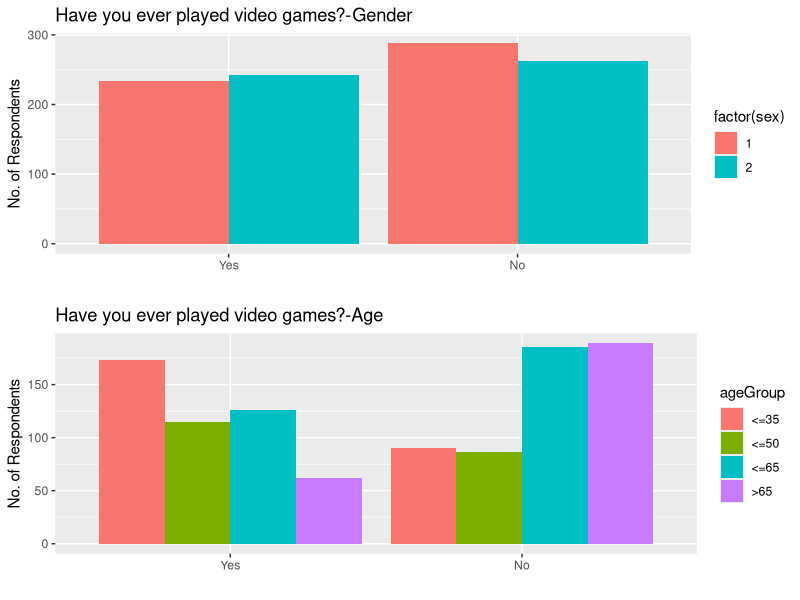
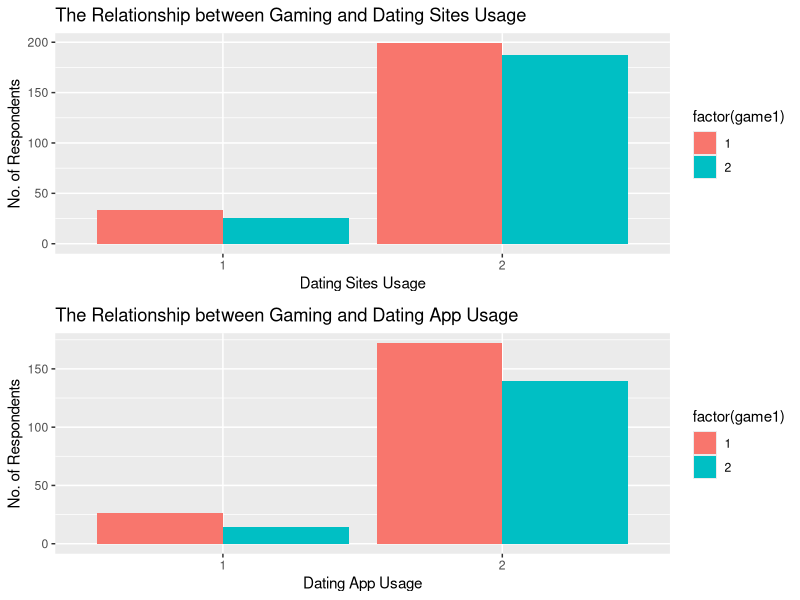
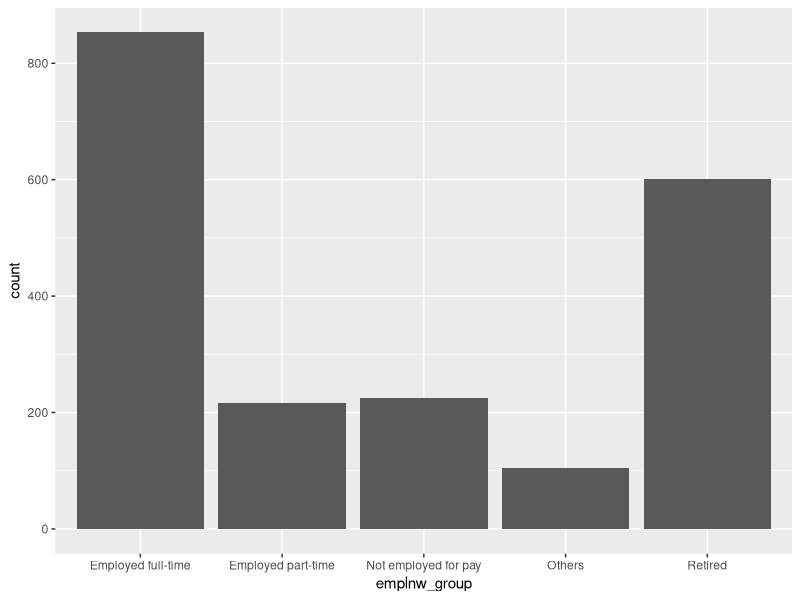
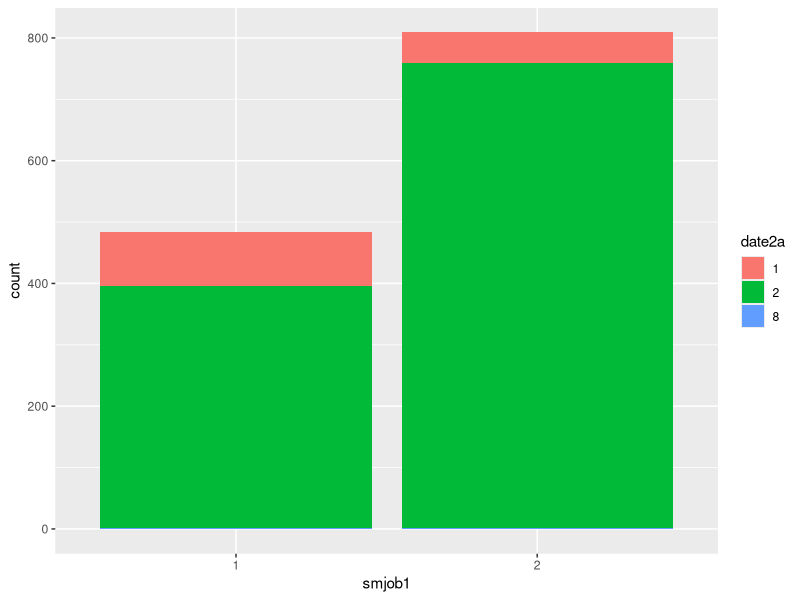
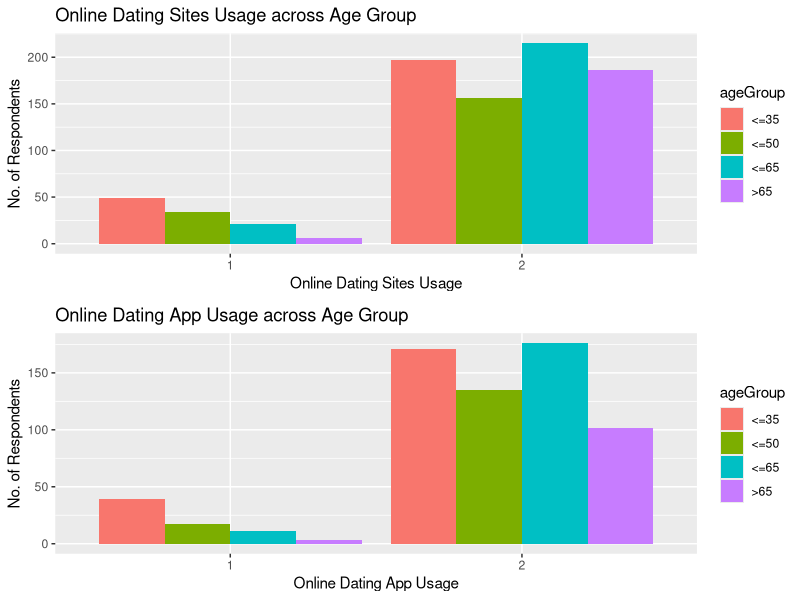
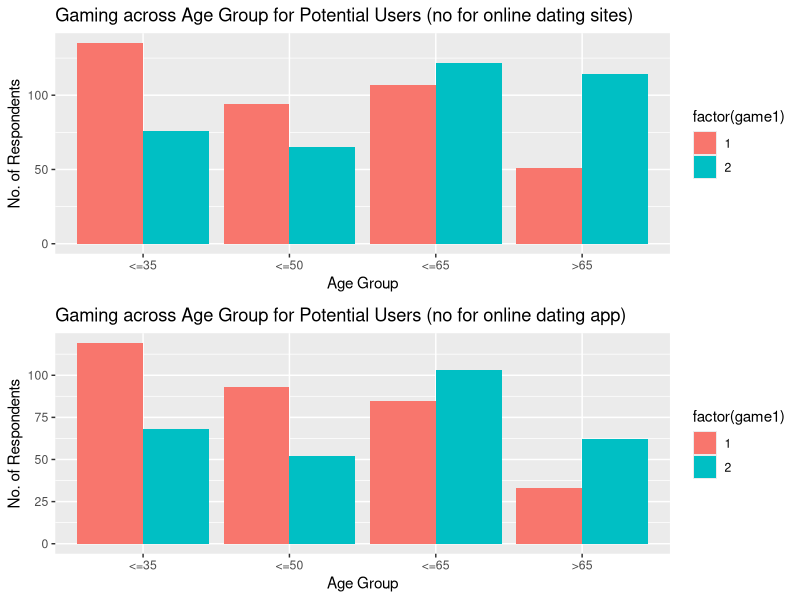

The R source for these figures, in order:
## ---- chunk 1
library(ggplot2)
library(reshape2)
library(grid)
library(scales)
library(sqldf)
library(rms)
library(pscl)
library(gridExtra)
library(dplyr)
## ---- chunk 2
cupid_data<-read.csv ("./Dataset/June 10-July 12, 2015 - Gaming, Jobs and Broadband - CSV.csv")
# dimension (row*col)
# how many questions in each section
# how the dataset was collected (date and which research house)

## ---- chunk 3
table(cupid_data$emplnw)
# The following factors (1,2,3,4) represent 1896/2001 respondents. They are retained while factors (5,6,7,8,98,99) will be recategorised as others. a

cupid_data$emplnw_group <-""
for (i in 1:(nrow(cupid_data))){
  if(cupid_data[i,"emplnw"] == "1") cupid_data[i,"emplnw_group"] <- "Employed full-time"
  if(cupid_data[i,"emplnw"] == "2") cupid_data[i,"emplnw_group"] <- "Employed part-time"
  if(cupid_data[i,"emplnw"] == "3") cupid_data[i,"emplnw_group"] <- "Retired"
  if(cupid_data[i,"emplnw"] == "4") cupid_data[i,"emplnw_group"] <- "Not employed for pay"
  if(cupid_data[i,"emplnw"] == "5") cupid_data[i,"emplnw_group"] <- "Others" 
  if(cupid_data[i,"emplnw"] == "6") cupid_data[i,"emplnw_group"] <- "Others"
  if(cupid_data[i,"emplnw"] == "7") cupid_data[i,"emplnw_group"] <- "Others"
  if(cupid_data[i,"emplnw"] == "8") cupid_data[i,"emplnw_group"] <- "Others"
  if(cupid_data[i,"emplnw"] == "98") cupid_data[i,"emplnw_group"] <- "Others"
  if(cupid_data[i,"emplnw"] == "99") cupid_data[i,"emplnw_group"] <- "Others"
  }

table(cupid_data$emplnw_group)
## ---- chunk 4
table(cupid_data$emptype1)
# The following factors (1,2,3,4,5) represent 963/1100 respondents for the question. Factor 4 & 5 will be re-categorised as Public Sector. The factors (6,7,8,98) will be recategorised as others. 

cupid_data$emptype1_group <-""

for (i in 1:(nrow(cupid_data))){
  ifelse(cupid_data[i,"emptype1"] == 1, cupid_data[i, "emptype1_group"] <- "A large corporation",
  ifelse(cupid_data[i,"emptype1"] == 2, cupid_data[i,"emptype1_group"] <- "A medium-size company", 
  ifelse(cupid_data[i,"emptype1"] == 3, cupid_data[i,"emptype1_group"] <- "A small business", 
  ifelse(cupid_data[i,"emptype1"] == 4, cupid_data[i,"emptype1_group"] <- "Public Sector", 
  ifelse(cupid_data[i,"emptype1"] == 5, cupid_data[i,"emptype1_group"] <- "Public Sector",
  ifelse(cupid_data[i,"emptype1"] == 6, cupid_data[i,"emptype1_group"] <- "Others",
  ifelse(cupid_data[i,"emptype1"] == 7, cupid_data[i,"emptype1_group"] <- "Others",
  ifelse(cupid_data[i,"emptype1"] == 8, cupid_data[i,"emptype1_group"] <- "Others",
  ifelse(cupid_data[i,"emptype1"] == 98, cupid_data[i,"emptype1_group"] <- "Others",
  ifelse(cupid_data[i,"emptype1"] == 99, cupid_data[i,"emptype1_group"] <- "Others",
  cupid_data[i,"emptype1_group"] <- "No data"))))))))))
  }

table(cupid_data$emptype1_group)

## ---- chunk 5
table(cupid_data$inc)
# The team created 4 categories of income level for this analysis.For a sample size of 2001, there are 1696 who revealed their salary. The income is then segregated into 4 main groups as follows.
# Bottom one-third(524 pax) - Between 0 - 30000
# Middle one-third(604) - Between 30000 - 75000
# Upper one-third(405) - Between 75000 - 150000
# Ultra-rich(163) - Above 150000
# Refused/Don't Know(305) 

cupid_data$inc_group <-""
  
for (i in 1:(nrow(cupid_data))){
  if(cupid_data[i,"inc"] == "1") cupid_data[i,"inc_group"] <- "Low-income" 
  if(cupid_data[i,"inc"] == "2") cupid_data[i,"inc_group"] <- "Low-income"
  if(cupid_data[i,"inc"] == "3") cupid_data[i,"inc_group"] <- "Low-income"
  if(cupid_data[i,"inc"] == "4") cupid_data[i,"inc_group"] <- "Middle-income"
  if(cupid_data[i,"inc"] == "5") cupid_data[i,"inc_group"] <- "Middle-income"
  if(cupid_data[i,"inc"] == "6") cupid_data[i,"inc_group"] <- "Middle-income"
  if(cupid_data[i,"inc"] == "7") cupid_data[i,"inc_group"] <- "Upper-income"
  if(cupid_data[i,"inc"] == "8") cupid_data[i,"inc_group"] <- "Upper-income"
  if(cupid_data[i,"inc"] == "9") cupid_data[i,"inc_group"] <- "Ultra-rich"
  if(cupid_data[i,"inc"] == "98") cupid_data[i,"inc_group"] <- "Refused/Rejected"
  if(cupid_data[i,"inc"] == "99") cupid_data[i,"inc_group"] <- "Refused/Rejected"  
}

table(cupid_data$inc_group)

## ---- chunk 6
## your code here
## ---- chunk 7
## your code here
## ---- chunk 8
## your code here
## ---- chunk 9
## your code here
## Find our target users (potential users who are not against online dating but haven't use it before)
## ---- chunk 10
## your code here
## the relationship between people's preference or habits of cellphone and Internet in daily life and online dating preference
## According to the characteristic of potential users, make our marketing strategy ( where to advertise: social media, online shopping website...) 
## ---- chunk 11
## your code here -chewei and mei

## ---- chunk 12
#Yerik
game1 <- cupid_data[cupid_data["game1"] == c(1,2),]
#summary(game1)

#Gender
p1 <- ggplot(data = game1)+geom_bar(aes(x=factor(game1,levels=c(1,2),labels=c("Yes","No")),fill=factor(sex)),position="dodge",stat="count")+labs(x="", y="No. of Respondents", title="Have you ever played video games?-Gender")

#Age
for (i in 1:nrow(game1)) {
  if (game1[i,"age"]<= 35) game1[i,"ageGroup"] <- "<=35"
  if (game1[i,"age"] > 35 & game1[i,"age"] <= 50) game1[i,"ageGroup"] <- "<=50"
  if (game1[i,"age"] > 50 & game1[i,"age"] <= 65) game1[i,"ageGroup"] <- "<=65"
  if (game1[i,"age"] > 65) game1[i,"ageGroup"] <- ">65"
}
p2 <- ggplot(data = game1)+geom_bar(aes(x=factor(game1,levels=c(1,2),labels=c("Yes","No")),fill=ageGroup),position="dodge",stat="count")+labs(x="", y="No. of Respondents", title="Have you ever played video games?-Age")
grid.arrange(p1,p2)
## ---- chunk 13
#Yerik
#Proportion test (H0: There is no gender difference in the distribution of playing or not playing game in population)
game1_test <- game1[game1[,"game1"]==c(1,2),c("sex","game1")]
#summary(game1_test)
chisq.test(table(game1_test))
## ---- chunk 14
#There is no gender difference among gaming people
#No need to analyse game3
game1_test <- game1[game1[,"game1"]==c(1,2),c("ageGroup","game1")]
#summary(game1_test)
chisq.test(table(game1_test))
#There is age difference among gaming people
## ---- chunk 15
#Yerik
#game1=1,date
date1a.game1 <- game1[game1["date1a"]==c(1,2),c("date1a","game1")]
date1a.game1 <- na.omit(date1a.game1)
date2a.game1 <- game1[game1["date2a"]==c(1,2),c("date2a","game1")]
date2a.game1 <- na.omit(date2a.game1)
#summary(date2a.game1)
p1 <- ggplot(data=date1a.game1)+geom_bar(aes(x=factor(date1a),fill=factor(game1)),position="dodge",stat="count")+labs(x="Dating Sites Usage", y="No. of Respondents", title="The Relationship between Gaming and Dating Sites Usage")
p2 <- ggplot(data=date2a.game1)+geom_bar(aes(x=factor(date2a),fill=factor(game1)),position="dodge",stat="count")+labs(x="Dating App Usage", y="No. of Respondents", title="The Relationship between Gaming and Dating App Usage")
grid.arrange(p1,p2)
## ---- chunk 16
#chisq.test (is it appropraite to use chisq.test here?)
chisq.test(table(date1a.game1))
chisq.test(table(date2a.game1))
## ---- chunk 17
## your code here -chewei and mei
## relationship between job searching preference and online dating preference  (Zhewei)
cupid_data1 <- read.csv ( "./Dataset/June 10-July 12, 2015 - Gaming, Jobs and Broadband - CSV.csv", colClasses = "factor" )
cupid_data1 <- tbl_df( cupid_data1 )
datingpeople <- cupid_data1 %>% filter (( eminuse == 1 | intmob                   ==1 ) & smart1 == 1 )
## ---- chunk 18
datingpeople1<-datingpeople%>%filter(emplnw==1|emplnw==2|emplnw==3|emplnw==4)
ggplot(data=cupid_data,aes(x=emplnw_group))+geom_bar()
datejobtable<-table(datingpeople1$emplnw,datingpeople1$date2a)
# exclude emplnw 5~9 (since too little obeservation, and date2a)
datejobtable<-datejobtable[1:4,2:3] 
datejobtable
chisq.test(datejobtable)
## ---- chunk 19
datingpeople[,"age"]<-as.numeric(unlist(datingpeople[,"age"]))
for (i in 1:nrow(datingpeople)){
  if (datingpeople[i,"marital"]=="1"){
    datingpeople[i,"clsmari"]=1
  }
  else if (datingpeople[i,"marital"]=="2"){
    datingpeople[i,"clsmari"]=1
  }
  else{
    datingpeople[i,"clsmari"]=2
  }
}

ggplot(datingpeople, aes(x=smjob1))+geom_bar(aes(fill=date2a))
dating_between<-glm(smjob1~date2a+age+clsmari,data=datingpeople,family = "binomial")
summary(dating_between)
pR2(dating_between)
#exp(confint(dating_between))
#require(rms)
#mm<-lrm(smjob1~date2a,data=datingpeople)
#summary(mm)
## ---- chunk 20
## your code here Yerik
date1a <- cupid_data[cupid_data["date1a"] == c(1,2),c("date1a","age")]
date1a <- na.omit(date1a)
for (i in 1:nrow(date1a)) {
  if (date1a[i,"age"]<= 35) date1a[i,"ageGroup"] <- "<=35"
  if (date1a[i,"age"] > 35 & date1a[i,"age"] <= 50) date1a[i,"ageGroup"] <- "<=50"
  if (date1a[i,"age"] > 50 & date1a[i,"age"] <= 65) date1a[i,"ageGroup"] <- "<=65"
  if (date1a[i,"age"] > 65) date1a[i,"ageGroup"] <- ">65"
}
p1 <- ggplot(data=date1a)+geom_bar(aes(x=factor(date1a),fill=ageGroup),position="dodge",stat="count")+labs(x="Online Dating Sites Usage", y="No. of Respondents", title="Online Dating Sites Usage across Age Group")

date2a <- cupid_data[cupid_data["date2a"] == c(1,2),c("date2a","age")]
date2a <- na.omit(date2a)
for (i in 1:nrow(date2a)) {
  if (date2a[i,"age"]<= 35) date2a[i,"ageGroup"] <- "<=35"
  if (date2a[i,"age"] > 35 & date2a[i,"age"] <= 50) date2a[i,"ageGroup"] <- "<=50"
  if (date2a[i,"age"] > 50 & date2a[i,"age"] <= 65) date2a[i,"ageGroup"] <- "<=65"
  if (date2a[i,"age"] > 65) date2a[i,"ageGroup"] <- ">65"
}
p2 <- ggplot(data=date2a)+geom_bar(aes(x=factor(date2a),fill=ageGroup),position="dodge",stat="count")+labs(x="Online Dating App Usage", y="No. of Respondents", title="Online Dating App Usage across Age Group")
grid.arrange(p1,p2)
## ---- chunk 21
date1a.game1 <- game1[game1["date1a"]==2,c("game1","ageGroup")]
date1a.game1 <- na.omit(date1a.game1)
p1 <- ggplot(data=date1a.game1)+geom_bar(aes(x=ageGroup,fill=factor(game1)),position="dodge",stat="count")+labs(x="Age Group", y="No. of Respondents", title="Gaming across Age Group for Potential Users (no for online dating sites)")

date2a.game1 <- game1[game1["date2a"]==2,c("game1","ageGroup")]
date2a.game1 <- na.omit(date2a.game1)
p2 <- ggplot(data=date2a.game1)+geom_bar(aes(x=ageGroup,fill=factor(game1)),position="dodge",stat="count")+labs(x="Age Group", y="No. of Respondents", title="Gaming across Age Group for Potential Users (no for online dating app)")
grid.arrange(p1,p2)
